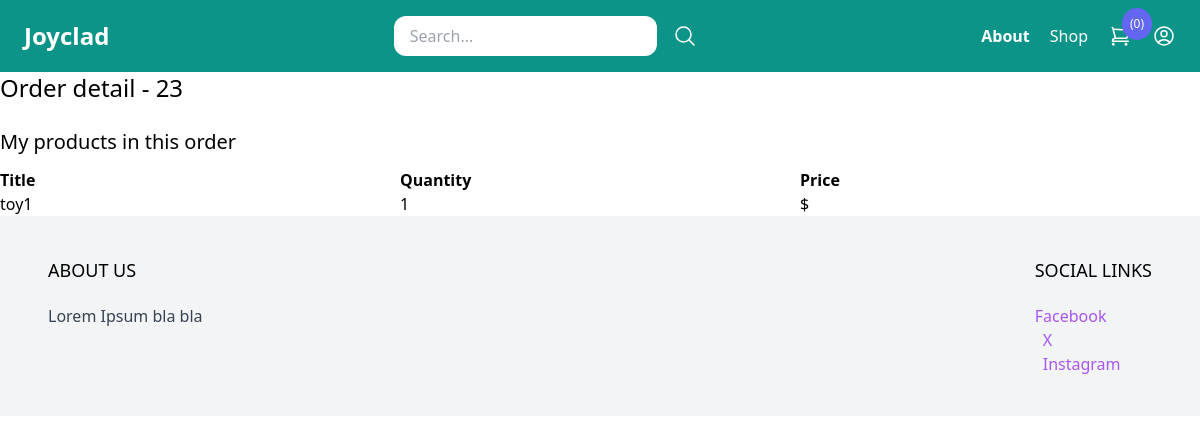
The page /my-store/order-detail/23/ (signed in) on the database its author committed.
### store/models.py (models this page shows, shortened)
class Order(models.Model):
  first_name= models.CharField(max_length=255)
  last_name= models.CharField(max_length=255)
  address= models.CharField(max_length=255)
  zipcode= models.CharField(max_length=255)
  city= models.CharField(max_length=255)
  paid_amount = models.IntegerField(blank=True, null=True)
  is_paid = models.BooleanField(default=False)
  payment_intent = models.CharField(max_length=255)
  created_by= models.ForeignKey(User, related_name='orders', on_delete=models.SET_NULL,null=True)
  created_at= models.DateTimeField(auto_now_add=True)
  class Meta:
    ordering = ('-created_at',)

class OrderItem(models.Model):
  order = models.ForeignKey(Order, related_name='items', on_delete=models.CASCADE)
  product = models.ForeignKey(Product, related_name='items', on_delete=models.CASCADE)
  price = models.IntegerField()
  quantity = models.IntegerField(default=1)

class Product(models.Model):
  DRAFT = 'draft'
  WAITING_APPROVAL = 'waitingapproval'
  ACTIVE = 'active'
  DELETED = 'deleted'
  STATUS_CHOICES = (
    (DRAFT, 'Draft'),
    (WAITING_APPROVAL, 'Waiting Approval'),
    (ACTIVE, 'Active'),
    (DELETED, 'Deleted'),
  )
  user = models.ForeignKey(User,related_name='products',on_delete=models.CASCADE)
  category = models.ForeignKey(Category,related_name='products', on_delete=models.CASCADE)
  title = models.CharField(max_length=50)
  slug = models.SlugField(max_length=50)
  description = models.TextField(blank=True)
  price = models.IntegerField()
  image = models.ImageField(upload_to='upload/product_images/', blank=True,null=True)
  created_at = models.DateTimeField(auto_now_add=True)
  updated_at = models.DateTimeField(auto_now=True)
  status = models.CharField(max_length=50,choices=STATUS_CHOICES,default=ACTIVE)
  class Meta:
    ordering=('-created_at',) # must be a tuple

### userprofile/views.py (the view)
# urls.py: path('my-store/order-detail/<int:pk>/', views.my_store_order_detail, name='my_store_order_detail'),
@login_required
def my_store_order_detail(request, pk):
  order = get_object_or_404(Order, pk=pk)
  return render(request, 'userprofile/my_store_order_detail.html',{
    'order': order
  })

### store/cart.py (called while the page is built)
  def __len__(self):
    return sum(item['quantity'] for item in self.cart.values())

### store/context_processors.py (called while the page is built)
def cart(request):
    return {'cart': Cart(request)}

### userprofile/templates/userprofile/my_store_order_detail.html (shortened to what this page needs)
{% extends 'core/base.html' %}
{% block content %}
    <h1 class="mb-6 text-2xl">Order detail - {{ order.id }}</h1>
    <h2 class="mb-3 text-xl">My products in this order</h2>
    <div class="flex flex-wrap">
        <div class="w-1/3">
            <strong>Title</strong>
        </div>
        <div class="w-1/3">
            <strong>Quantity</strong>
        </div>
        <div class="w-1/3">
            <strong>Price</strong>
        </div>
    </div>
    {% for item in order.items.all %}
        {% if item.product.user == request.user %}
            <div class="flex flex-wrap">
                <div class="w-1/3">
                    {{ item.product.title }}
                </div>
                <div class="w-1/3">
                    {{ item.quantity }}
                </div>
                <div class="w-1/3">
                    ${{ item.get_display_price }}
                </div>
            </div>
        {% endif %}
    {% endfor %}
{% endblock %}

### rows shown on the page
Order: id "23"
OrderItem: product "toy1", quantity "1"

### other values the page prints
{{ cart|length }} "0"
